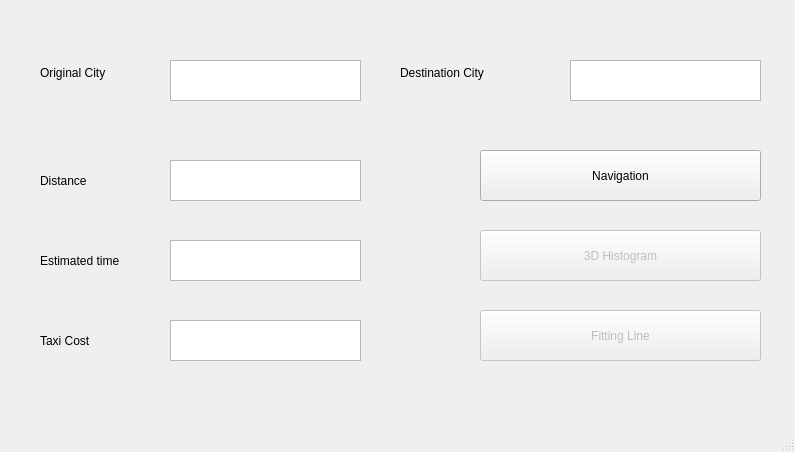
<?xml version="1.0" encoding="UTF-8"?>
<ui version="4.0">
 <class>MainWindow</class>
 <widget class="QMainWindow" name="MainWindow">
  <property name="geometry">
   <rect>
    <x>0</x>
    <y>0</y>
    <width>795</width>
    <height>452</height>
   </rect>
  </property>
  <property name="windowTitle">
   <string>MainWindow</string>
  </property>
  <widget class="QWidget" name="centralwidget">
   <widget class="QPushButton" name="draw3DGraph">
    <property name="enabled">
     <bool>false</bool>
    </property>
    <property name="geometry">
     <rect>
      <x>480</x>
      <y>230</y>
      <width>281</width>
      <height>51</height>
     </rect>
    </property>
    <property name="text">
     <string>3D Histogram</string>
    </property>
   </widget>
   <widget class="QPushButton" name="navigation">
    <property name="geometry">
     <rect>
      <x>480</x>
      <y>150</y>
      <width>281</width>
      <height>51</height>
     </rect>
    </property>
    <property name="text">
     <string>Navigation</string>
    </property>
   </widget>
   <widget class="QPushButton" name="chartButton">
    <property name="enabled">
     <bool>false</bool>
    </property>
    <property name="geometry">
     <rect>
      <x>480</x>
      <y>310</y>
      <width>281</width>
      <height>51</height>
     </rect>
    </property>
    <property name="text">
     <string>Fitting Line</string>
    </property>
   </widget>
   <widget class="QLabel" name="label_2">
    <property name="geometry">
     <rect>
      <x>40</x>
      <y>30</y>
      <width>128</width>
      <height>85</height>
     </rect>
    </property>
    <property name="maximumSize">
     <size>
      <width>128</width>
      <height>16777215</height>
     </size>
    </property>
    <property name="text">
     <string>Original City</string>
    </property>
   </widget>
   <widget class="QTextEdit" name="startAddress">
    <property name="geometry">
     <rect>
      <x>170</x>
      <y>60</y>
      <width>191</width>
      <height>41</height>
     </rect>
    </property>
   </widget>
   <widget class="QLabel" name="label">
    <property name="geometry">
     <rect>
      <x>400</x>
      <y>30</y>
      <width>152</width>
      <height>85</height>
     </rect>
    </property>
    <property name="text">
     <string>Destination City</string>
    </property>
   </widget>
   <widget class="QTextEdit" name="endAddress">
    <property name="geometry">
     <rect>
      <x>570</x>
      <y>60</y>
      <width>191</width>
      <height>41</height>
     </rect>
    </property>
   </widget>
   <widget class="QLabel" name="label_3">
    <property name="geometry">
     <rect>
      <x>40</x>
      <y>320</y>
      <width>136</width>
      <height>41</height>
     </rect>
    </property>
    <property name="text">
     <string>Taxi Cost</string>
    </property>
   </widget>
   <widget class="QTextEdit" name="taxiCost">
    <property name="geometry">
     <rect>
      <x>170</x>
      <y>320</y>
      <width>191</width>
      <height>41</height>
     </rect>
    </property>
    <property name="readOnly">
     <bool>true</bool>
    </property>
   </widget>
   <widget class="QLabel" name="label_4">
    <property name="geometry">
     <rect>
      <x>40</x>
      <y>240</y>
      <width>112</width>
      <height>41</height>
     </rect>
    </property>
    <property name="text">
     <string>Estimated time</string>
    </property>
   </widget>
   <widget class="QTextEdit" name="estimateTime">
    <property name="enabled">
     <bool>true</bool>
    </property>
    <property name="geometry">
     <rect>
      <x>170</x>
      <y>240</y>
      <width>191</width>
      <height>41</height>
     </rect>
    </property>
    <property name="readOnly">
     <bool>true</bool>
    </property>
   </widget>
   <widget class="QLabel" name="label_5">
    <property name="geometry">
     <rect>
      <x>40</x>
      <y>160</y>
      <width>112</width>
      <height>41</height>
     </rect>
    </property>
    <property name="text">
     <string>Distance</string>
    </property>
   </widget>
   <widget class="QTextEdit" name="distance">
    <property name="enabled">
     <bool>true</bool>
    </property>
    <property name="geometry">
     <rect>
      <x>170</x>
      <y>160</y>
      <width>191</width>
      <height>41</height>
     </rect>
    </property>
    <property name="readOnly">
     <bool>true</bool>
    </property>
    <property name="acceptRichText">
     <bool>true</bool>
    </property>
   </widget>
  </widget>
  <widget class="QMenuBar" name="menubar">
   <property name="geometry">
    <rect>
     <x>0</x>
     <y>0</y>
     <width>795</width>
     <height>25</height>
    </rect>
   </property>
  </widget>
  <widget class="QStatusBar" name="statusbar"/>
 </widget>
 <resources/>
 <connections/>
</ui>
